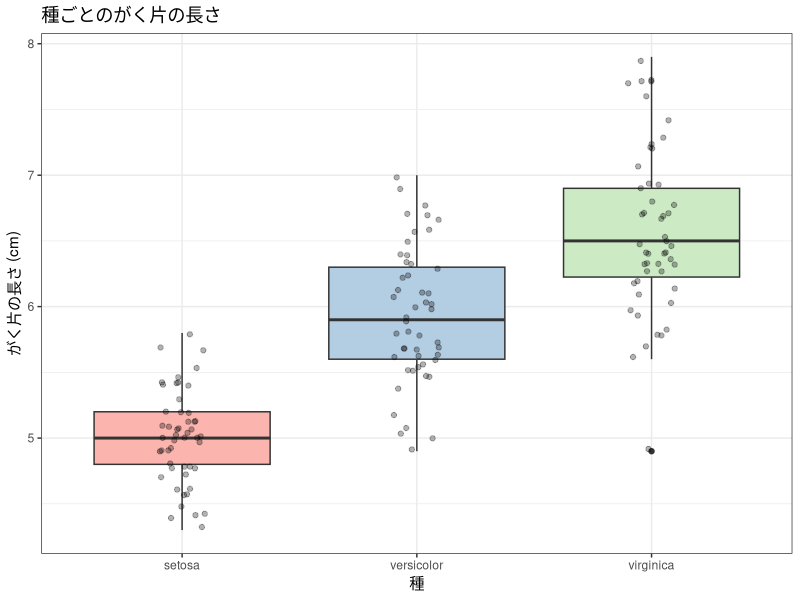
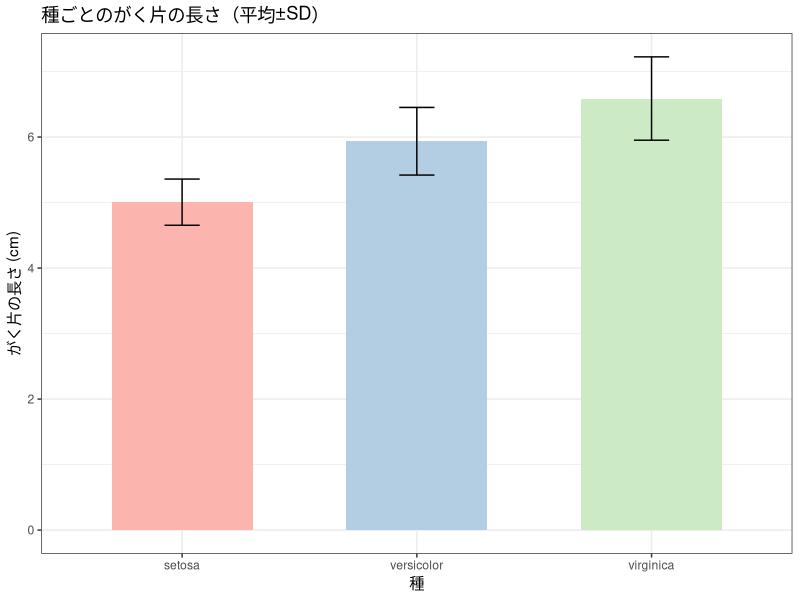

Here is the R script that generated these plots, in order:
## ---- chunk 1
knitr::opts_chunk$set(echo = TRUE, warning = FALSE, message = FALSE,
                      fig.width = 7, fig.height = 4)
library(tidyverse)

# 図の日本語が文字化けしないようにする（ragg があるときだけ有効にする）
if (requireNamespace("ragg", quietly = TRUE)) {
  knitr::opts_chunk$set(dev = "ragg_png")
}
## ---- chunk 2
library(tidyverse)
## ---- chunk 3
# データの確認
iris |>
  group_by(Species) |>
  summarise(
    n    = n(),
    mean = mean(Sepal.Length),
    sd   = sd(Sepal.Length)
  )
## ---- chunk 4
# 箱ひげ図で確認
ggplot(iris, aes(x = Species, y = Sepal.Length, fill = Species)) +
  geom_boxplot() +
  geom_jitter(width = 0.1, alpha = 0.3) +
  scale_fill_brewer(palette = "Pastel1") +
  labs(title = "種ごとのがく片の長さ",
       x = "種", y = "がく片の長さ (cm)") +
  theme_bw() +
  theme(legend.position = "none")
## ---- chunk 5
# 一元配置分散分析
result_anova <- aov(Sepal.Length ~ Species, data = iris)
summary(result_anova)
## ---- chunk 6
# Bartlett検定（等分散性の確認）
bartlett.test(Sepal.Length ~ Species, data = iris)
## ---- chunk 7
# Welch の ANOVA（等分散を仮定しない）
oneway.test(Sepal.Length ~ Species, data = iris)
## ---- chunk 8
# 手動でη²を計算
ss_between <- 63.21
ss_total   <- 63.21 + 38.96
eta_sq     <- ss_between / ss_total
round(eta_sq, 3)
## ---- chunk 9
iris_summary <- iris |>
  group_by(Species) |>
  summarise(
    mean = mean(Sepal.Length),
    sd   = sd(Sepal.Length),
    n    = n()
  )

ggplot(iris_summary, aes(x = Species, y = mean, fill = Species)) +
  geom_col(width = 0.6) +
  geom_errorbar(aes(ymin = mean - sd, ymax = mean + sd), width = 0.15) +
  scale_fill_brewer(palette = "Pastel1") +
  labs(title = "種ごとのがく片の長さ（平均±SD）",
       x = "種", y = "がく片の長さ (cm)") +
  theme_bw() +
  theme(legend.position = "none")
